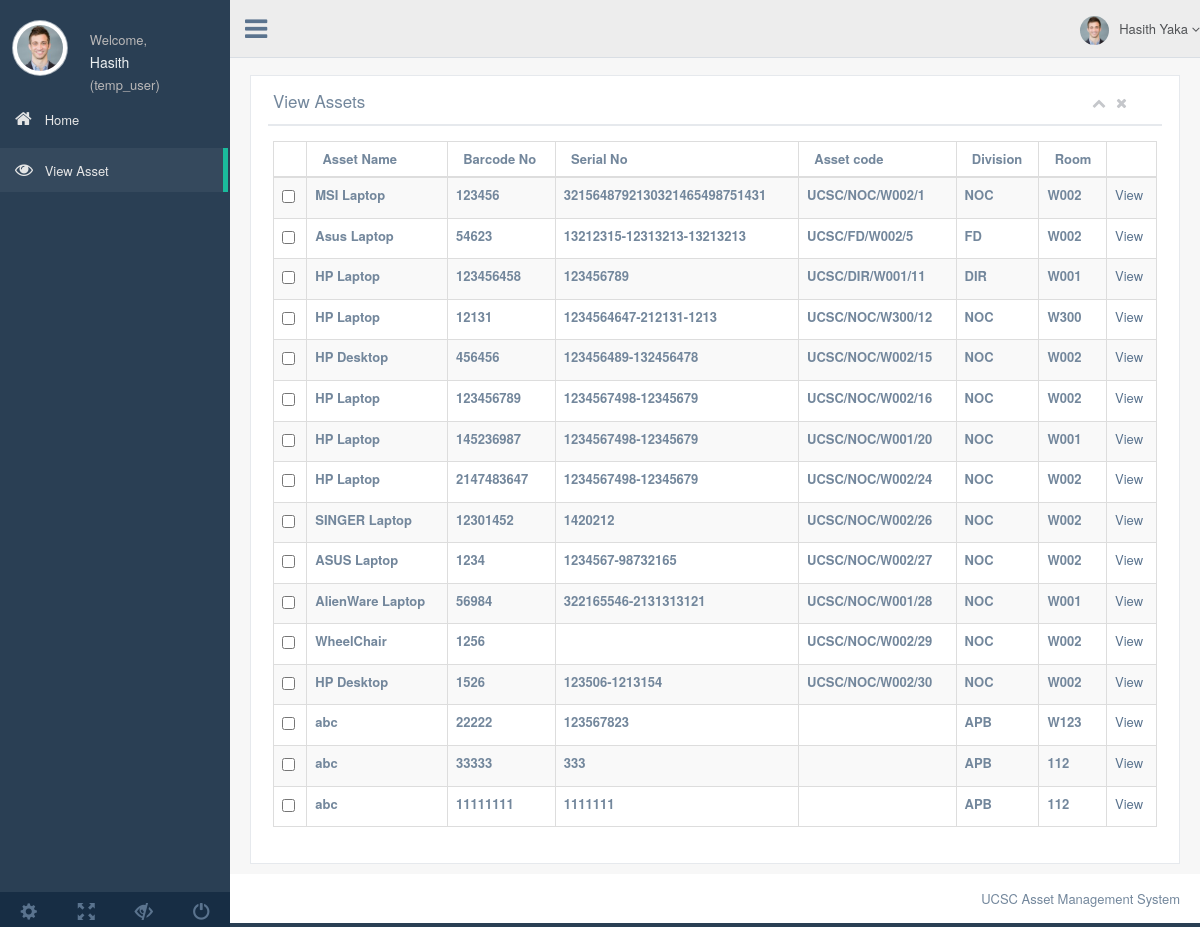
The app's page /viewasset.php (signed in), older data.
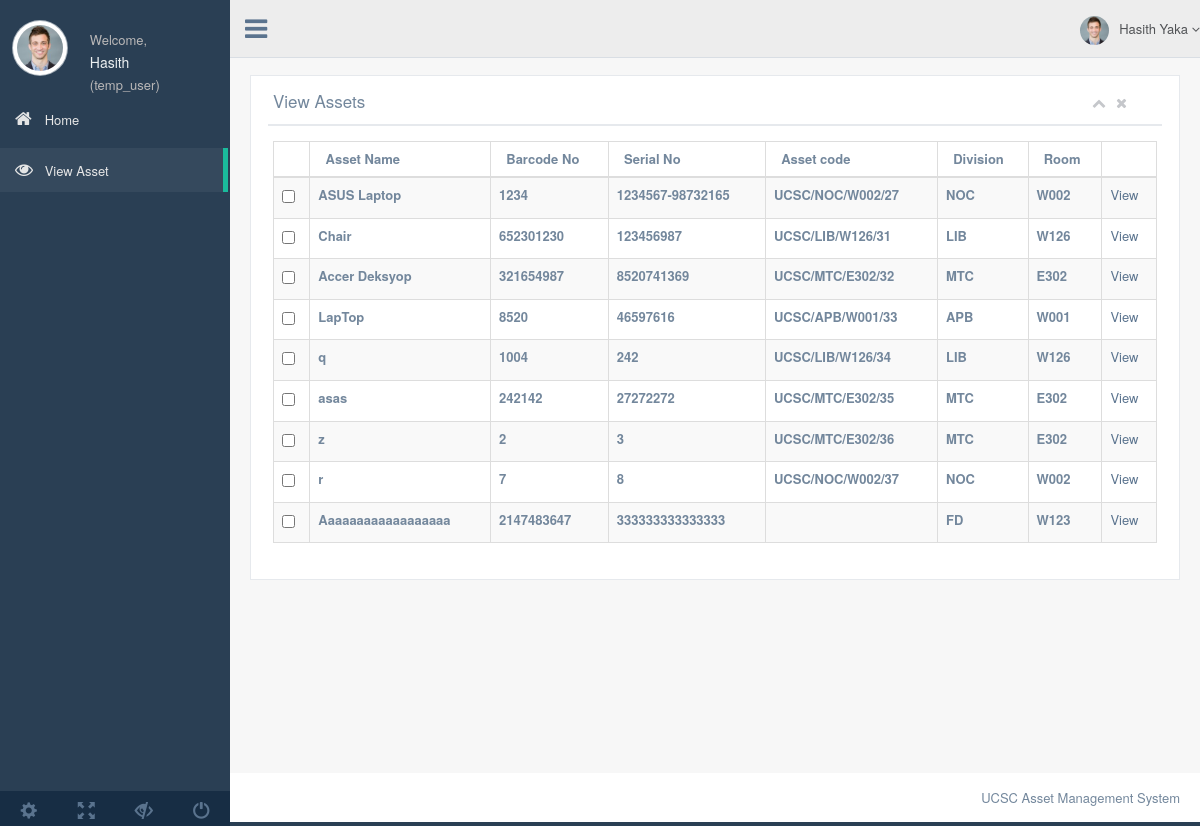
The same page, newer data.
### tables this page shows
CREATE TABLE `asset` (
  `Asset_ID` int(11) NOT NULL,
  `Barcode_No` int(11) DEFAULT NULL,
  `Asset_Name` varchar(60) NOT NULL,
  `Asset_type` varchar(60) NOT NULL,
  `Asset_Category` varchar(60) NOT NULL,
  `Model_No` varchar(60) NOT NULL,
  `Brand` varchar(60) NOT NULL,
  `confirmed` tinyint(1) NOT NULL DEFAULT '0',
  `Serial_No` varchar(60) NOT NULL,
  `Purchase_Date` date NOT NULL,
  `Warranty_End` date NOT NULL,
  `Price` float NOT NULL,
  `Depreciation` float DEFAULT NULL,
  `Last_Value_date` datetime NOT NULL DEFAULT CURRENT_TIMESTAMP,
  `Original_Value` float NOT NULL,
  `Current_Value` float DEFAULT NULL,
  `Vendor` varchar(60) NOT NULL,
  `Vendor_Address` text NOT NULL,
  `Current_Division` varchar(60) DEFAULT NULL,
  `Current_Room` varchar(60) DEFAULT NULL,
  `Asset_Code` varchar(60) DEFAULT NULL,
  `Asset_available` tinyint(11) NOT NULL DEFAULT '1',
  `Asset_approved` tinyint(4) NOT NULL DEFAULT '0',
  `Description` text,
  `Entry_date` datetime NOT NULL DEFAULT CURRENT_TIMESTAMP,
  `deny` tinyint(1) NOT NULL DEFAULT '0',
  `deny_message` varchar(500) DEFAULT NULL
);

### function.php (called while the page is built, shortened)
<?php
include "server_access.php";
class FAssetClerk{
    private $db = NULL;
    function __construct(){
        $this->db = dbConnect::connect();
    }
    function retrieve_assets($div="", $valid="yes", $removed="no"){
        $append = array();
        if ($removed=="yes"){
            array_push($append, "Asset_available = 0");
        }
        else{
            array_push($append, "Asset_available = 1");
        }
        $appix = implode(' AND ', $append);
        $que="SELECT * FROM asset WHERE ".$appix ;
        $res = $this->db->dbh->query($que);
        return $res;
    }
    function refresh_assets(){
        $query = "SELECT Asset_ID, Current_Division, Current_Room FROM asset WHERE Asset_Code IS NULL AND Asset_available=1 AND Asset_approved=1 ";
        $res = $this->db->dbh->query($query);
    }
}

### server_access.php (called while the page is built, shortened)
<?php
class dbConnect
{
    private static $instance = NULL;
    private function __construct(){
        $this->dbh=new mysqli(DB_HOST, DB_USER, DB_PASSWORD, DB_DATABASE);
        return $this->dbh;
    }
    public static function connect(){
        if (self::$instance == NULL){
            self::$instance = new dbConnect();
        }
        return self::$instance;
    }
}

### viewasset.php (the view, shortened to what this page needs)
<?php
 include "function.php";
$log = new FAssetClerk();
$user_details = $_SESSION['user_details'];
$first_name = $user_details['first_name'];
$last_name = $user_details['last_name'];
$division = $user_details['division'];
$level = $user_details['user_level'];
if ($level == 'asset_clerk' or $level == 'bursar'){
    $res = $log->retrieve_assets("", "all");
}
else{
    if ($level == 'div_asset_clerk'){
        $res = $log->retrieve_assets($division, "yes");
    }
    else{
         $res = $log->retrieve_assets("", "all");
    }
}
$log->refresh_assets();
?>
<!DOCTYPE html>
<html lang="en">
<head>
  <link href="css/bootstrap.min.css" rel="stylesheet">
  <link href="fonts/css/font-awesome.min.css" rel="stylesheet">
  <link href="css/animate.min.css" rel="stylesheet">
  <link href="css/custom.css" rel="stylesheet">
  <link href="css/icheck/flat/green.css" rel="stylesheet">
  <link href="css/datatables/jquery.dataTables.min.css" rel="stylesheet" type="text/css" />
  <link href="css/datatables/buttons.bootstrap.min.css" rel="stylesheet" type="text/css" />
  <link href="css/datatables/fixedHeader.bootstrap.min.css" rel="stylesheet" type="text/css" />
  <link href="css/datatables/responsive.bootstrap.min.css" rel="stylesheet" type="text/css" />
  <link href="css/datatables/scroller.bootstrap.min.css" rel="stylesheet" type="text/css" />
</head>
<body class="nav-md">
  <div class="container body">
    <div class="main_container">
      <div class="col-md-3 left_col">
        <div class="left_col scroll-view">
          <div class="profile">
            <div class="profile_pic">
              <img src="images/img.jpg" alt="..." class="img-circle profile_img">
            </div>
            <div class="profile_info">
              <span>Welcome,</span>
              <h2><?php echo $first_name;?></h2>               <span>(<?php echo $level;?>)</span>
            </div>
          </div>
          <br />
          <div id="sidebar-menu" class="main_menu_side hidden-print main_menu">
            <div class="menu_section">
              <ul class="nav side-menu">
				<?php if (($user_details['user_level'] == 'asset_clerk')){
                                    echo '<li><a href="assetclerk.php"><i class="fa fa-home"></i> Home </span></a></li>';
                                }
                                    else{
                                        if (($user_details['user_level'] == 'bursar')){
                                            echo '<li><a href="bursar.php"><i class="fa fa-home"></i> Home </span></a></li>';
                                        }
                                        else{
                                        echo '<li><a href="diviassetclerk.php"><i class="fa fa-home"></i> Home </span></a></li>';
                                        }
                                        }
                                ?>
				<li><a href="viewasset.php"><i class="fa fa-eye"></i> View Asset </span></a></li>
               </ul>
            </div>
          </div>
          <div class="sidebar-footer hidden-small">
            <a data-toggle="tooltip" data-placement="top" title="Settings">
              <span class="glyphicon glyphicon-cog" aria-hidden="true"></span>
            </a>
            <a data-toggle="tooltip" data-placement="top" title="FullScreen">
              <span class="glyphicon glyphicon-fullscreen" aria-hidden="true"></span>
            </a>
            <a data-toggle="tooltip" data-placement="top" title="Lock">
              <span class="glyphicon glyphicon-eye-close" aria-hidden="true"></span>
            </a>
            <a data-toggle="tooltip" data-placement="top" title="Logout">
              <span class="glyphicon glyphicon-off" aria-hidden="true"></span>
            </a>
          </div>
        </div>
      </div>
      <div class="top_nav">
        <div class="nav_menu">
          <nav class="" role="navigation">
            <div class="nav toggle">
              <a id="menu_toggle"><i class="fa fa-bars"></i></a>
            </div>
            <ul class="nav navbar-nav navbar-right">
              <li class="">
                <a href="javascript:;" class="user-profile dropdown-toggle" data-toggle="dropdown" aria-expanded="false">
                  <img src="images/img.jpg" alt=""><?php echo "$first_name $last_name";?>
                  <span class=" fa fa-angle-down"></span>
                </a>
              </li>
            </ul>
          </nav>
        </div>
      </div>
      <div class="right_col" role="main">
        <div class="">
          <div class="page-title">
          </div>
          <div class="row">
            <div class="col-md-12 col-sm-12 col-xs-12">
              <div class="x_panel">
                <div class="x_title">
                  <h2> View Assets </h2>
                  <ul class="nav navbar-right panel_toolbox">
                    <li><a class="collapse-link"><i class="fa fa-chevron-up"></i></a>
                    </li>
                    <li><a class="close-link"><i class="fa fa-close"></i></a>
                    </li>
                  </ul>
                  <div class="clearfix"></div>
                </div>
                <div class="x_content">
                    <form action="" method="post" name="">
                  <table id="datatable" class="table table-striped table-bordered">
                    <thead>
                        <?php
                      if (($user_details['user_level'] !== 'asset_clerk')){
                            echo '<th align="style="justify"></th>';
                        }
                      ?>
					<th align="style="justify"><strong >&nbsp;&nbsp;Asset Name </strong></th>
					<th align="style="justify"><strong >&nbsp;&nbsp;Barcode No </strong></th>
					<th align="style="justify"><strong >&nbsp;&nbsp;Serial No </strong></th>
					<th align="style="justify"><strong >&nbsp;&nbsp;Asset code </strong></th>
					<th align="style="justify"><strong >&nbsp;&nbsp;Division </strong></th>
					<th align="style="justify"><strong >&nbsp;&nbsp;Room </strong></th>
          <th align="style="justify"><strong >&nbsp;&nbsp;  </strong></th>
                    </thead>
                    <tbody>
                <?php
                while ($array = $res->fetch_assoc()){
                    $str = "";
                    if (($user_details['user_level'] != 'asset_clerk')){
                           $str = '<td><input type="checkbox" name="assets[]" class="check" id="assets[]" value="'.$array['Asset_ID'].'"></td>';
                        }
                echo '<tr>'. $str
                    . '<td><label>'.$array['Asset_Name'].'</label></td>'
                . '<td><label>'.$array['Barcode_No'].'</label></td>'
                        . '<td><label>'.$array['Serial_No'].'</label></td>'
                        . '<td><label>'.$array['Asset_Code'].'</label></td>'
                        . '<td><label>'.$array['Current_Division'].'</label></td>'
                        . '<td><label>'.$array['Current_Room'].'</label></td>'
                        . '<td><a href="asset_details.php?id='.$array['Asset_ID'].'">View</a></td>'
                        . '';
                }
		?>
            </tbody>
                  </table>
                    </form>
                </div>
              </div>
            </div>
                </div>
              </div>
            </div>
            <footer>
              <div class="pull-right">
                UCSC Asset Management System
              </div>
              <div class="clearfix"></div>
            </footer>
          </div>
        </div>
        <div id="custom_notifications" class="custom-notifications dsp_none">
          <div class="clearfix"></div>
        </div>
</body>
</html>

Row changes from the older to the newer data that the page shows:
removed asset: Asset_Name "MSI Laptop", Barcode_No "123456", Serial_No "3215648792130321465498751431", Asset_Code "UCSC/NOC/W002/1", Current_Division "NOC", Current_Room "W002"
removed asset: Asset_Name "Asus Laptop", Barcode_No "54623", Serial_No "13212315-12313213-13213213", Asset_Code "UCSC/FD/W002/5", Current_Division "FD", Current_Room "W002"
removed asset: Asset_Name "HP Laptop", Barcode_No "123456458", Serial_No "123456789", Asset_Code "UCSC/DIR/W001/11", Current_Division "DIR", Current_Room "W001"
removed asset: Asset_Name "HP Laptop", Barcode_No "12131", Serial_No "1234564647-212131-1213", Asset_Code "UCSC/NOC/W300/12", Current_Division "NOC", Current_Room "W300"
removed asset: Asset_Name "HP Desktop", Barcode_No "456456", Serial_No "123456489-132456478", Asset_Code "UCSC/NOC/W002/15", Current_Division "NOC", Current_Room "W002"
removed asset: Asset_Name "HP Laptop", Barcode_No "123456789", Serial_No "1234567498-12345679", Asset_Code "UCSC/NOC/W002/16", Current_Division "NOC", Current_Room "W002"
removed asset: Asset_Name "HP Laptop", Barcode_No "145236987", Serial_No "1234567498-12345679", Asset_Code "UCSC/NOC/W001/20", Current_Division "NOC", Current_Room "W001"
removed asset: Asset_Name "HP Laptop", Barcode_No "2147483647", Serial_No "1234567498-12345679", Asset_Code "UCSC/NOC/W002/24", Current_Division "NOC", Current_Room "W002"
removed asset: Asset_Name "SINGER Laptop", Barcode_No "12301452", Serial_No "1420212", Asset_Code "UCSC/NOC/W002/26", Current_Division "NOC", Current_Room "W002"
removed asset: Asset_Name "AlienWare Laptop", Barcode_No "56984", Serial_No "322165546-2131313121", Asset_Code "UCSC/NOC/W001/28", Current_Division "NOC", Current_Room "W001"
removed asset: Asset_Name "WheelChair", Barcode_No "1256", Asset_Code "UCSC/NOC/W002/29", Current_Division "NOC", Current_Room "W002"
removed asset: Asset_Name "HP Desktop", Barcode_No "1526", Serial_No "123506-1213154", Asset_Code "UCSC/NOC/W002/30", Current_Division "NOC", Current_Room "W002"
changed asset: Asset_Name "abc" → "Chair"; Barcode_No "22222" → "652301230"; Serial_No "123567823" → "123456987"; Asset_Code (not shown) → "UCSC/LIB/W126/31"; Current_Division "APB" → "LIB"; Current_Room "W123" → "W126"
changed asset: Asset_Name "abc" → "Accer Deksyop"; Barcode_No "33333" → "321654987"; Serial_No "333" → "8520741369"; Asset_Code (not shown) → "UCSC/MTC/E302/32"; Current_Division "APB" → "MTC"; Current_Room "112" → "E302"
added asset: Asset_Name "LapTop", Barcode_No "8520", Serial_No "46597616", Asset_Code "UCSC/APB/W001/33", Current_Division "APB", Current_Room "W001"
changed asset: Asset_Name "abc" → "q"; Barcode_No "11111111" → "1004"; Serial_No "1111111" → "242"; Asset_Code (not shown) → "UCSC/LIB/W126/34"; Current_Division "APB" → "LIB"; Current_Room "112" → "W126"
added asset: Asset_Name "asas", Barcode_No "242142", Serial_No "27272272", Asset_Code "UCSC/MTC/E302/35", Current_Division "MTC", Current_Room "E302"
added asset: Asset_Name "z", Barcode_No "2", Serial_No "3", Asset_Code "UCSC/MTC/E302/36", Current_Division "MTC", Current_Room "E302"
added asset: Asset_Name "r", Barcode_No "7", Serial_No "8", Asset_Code "UCSC/NOC/W002/37", Current_Division "NOC", Current_Room "W002"
added asset: Asset_Name "Aaaaaaaaaaaaaaaaaa", Barcode_No "2147483647", Serial_No "333333333333333", Current_Division "FD", Current_Room "W123"
